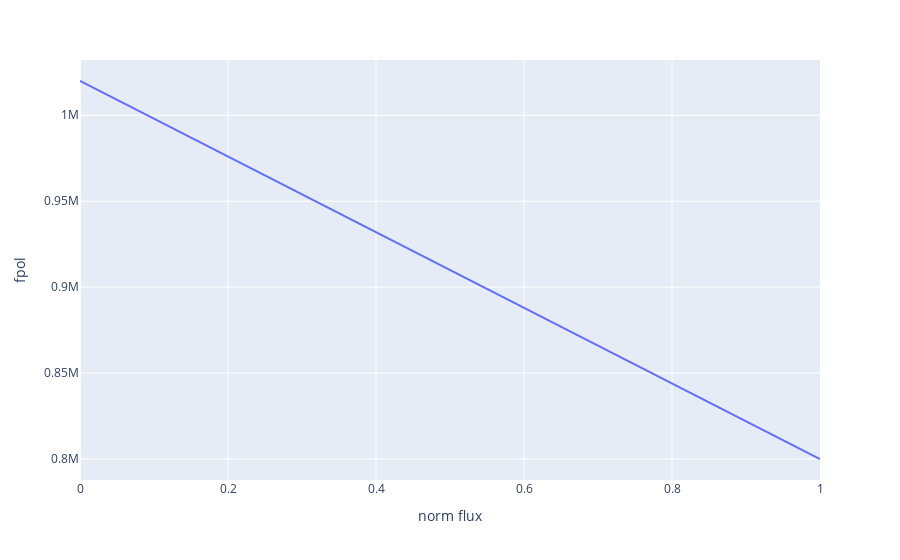

This figure's notebook cell:
### Code cell
y = np.array(cond['pol_current_norm'])
x = np.linspace(0, 1, len(y))
df = pd.DataFrame(data=np.array([x, y]).T, columns=['norm flux', 'fpol'])
fig2 = px.line(df, x='norm flux', y='fpol')
fig2.show()
